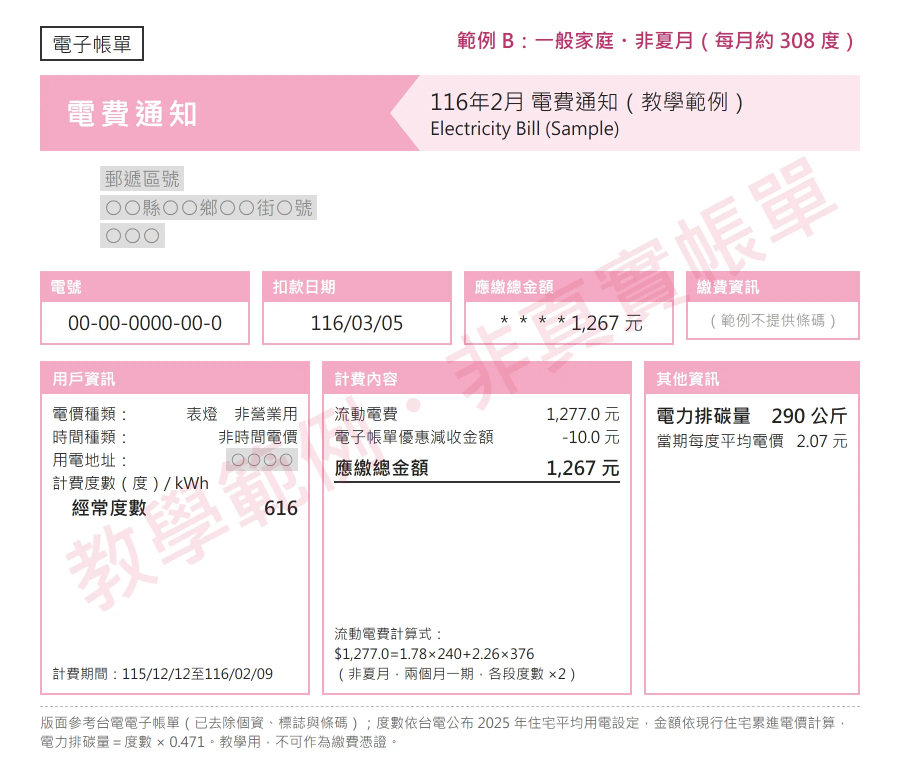
#> input picture hunt/bills/B.webp, 1800 x 1530 px, given in place of B.webp.png, which was not available (shown at 1/2 size)
$ python build_photos.py ../hunt/bills/B.webp
#> lines starting #> are read from the running program, lines starting #| are printed output that depends on the picture
# -*- coding: utf-8 -*-
"""把 _icon_trial/ 審過的原圖做成遊戲用照片：裁掉四周白邊、補成正方形、512px WebP，
存到 themes/save-power/images/<key>.webp。用法：python tools/build_photos.py key1 key2 ...（不給就處理 theme.js photos 裡的全部）
不呼叫 Vertex、不花錢。"""
import sys, re, pathlib
from PIL import Image, ImageChops

ROOT = pathlib.Path(__file__).resolve().parent.parent
SRC = ROOT / '_icon_trial'
DST = ROOT / 'themes' / 'save-power' / 'images'

def keys_from_theme():
    s = (ROOT / 'themes' / 'save-power' / 'theme.js').read_text(encoding='utf-8')
    m = re.search(r'photos:\s*\{([^}]*)\}', s)
    return re.findall(r'(\w+):\s*[\'"]', m.group(1)) if m else []

def build(key):
#> called with key = '../hunt/bills/B.webp'
    im = Image.open(SRC / f'{key}.png').convert('RGB')
#> im is the input picture: PIL image 1800x1530 RGB; mean R, G, B 247, 236.2, 240
    bg = Image.new('RGB', im.size, im.getpixel((4, 4)))
#> bg: PIL image 1800x1530 RGB; every value is 255
    box = ImageChops.difference(im, bg).convert('L').point(lambda v: 255 if v > 28 else 0).getbbox()
#> box = (80, 52, 1720, 1496)
    if box: im = im.crop(box)
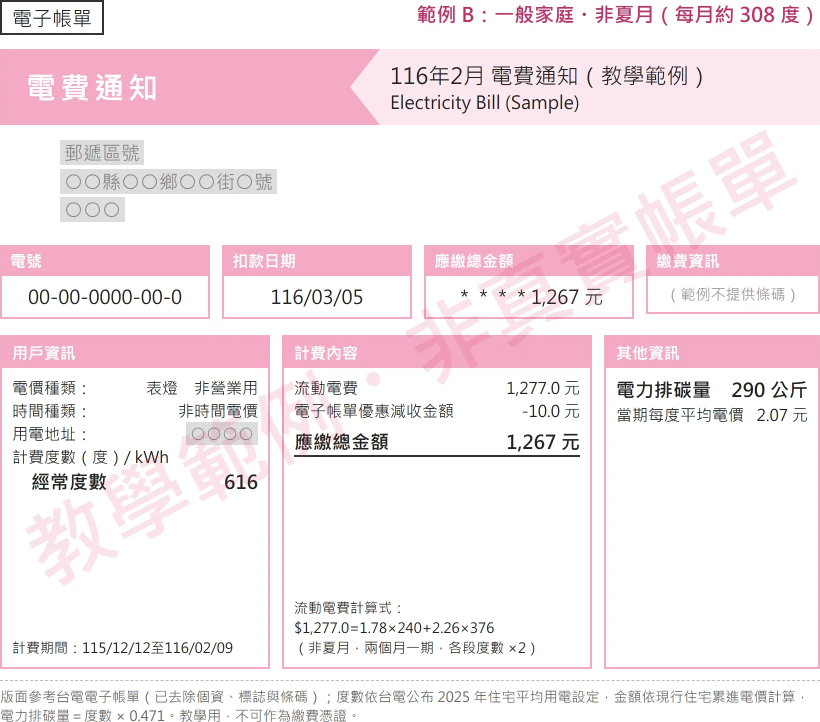
#> im: PIL image 1640x1444 RGB (shown at 1/2 size); mean R, G, B 245.7, 233.2, 237.5
    w, h = im.size; side = int(max(w, h) * 1.06)
#> after `w, h = im.size`: w = 1640; h = 1444
#> after `side = int(max(w, h) * 1.06)`: side = 1738
    sq = Image.new('RGB', (side, side), 'white'); sq.paste(im, ((side - w) // 2, (side - h) // 2))
#> after `sq = Image.new('RGB', (side, side), 'white')`: sq: PIL image 1738x1738 RGB; every value is 255
#> after `sq.paste(im, ((side - w) // 2, (side - h) // 2))`:
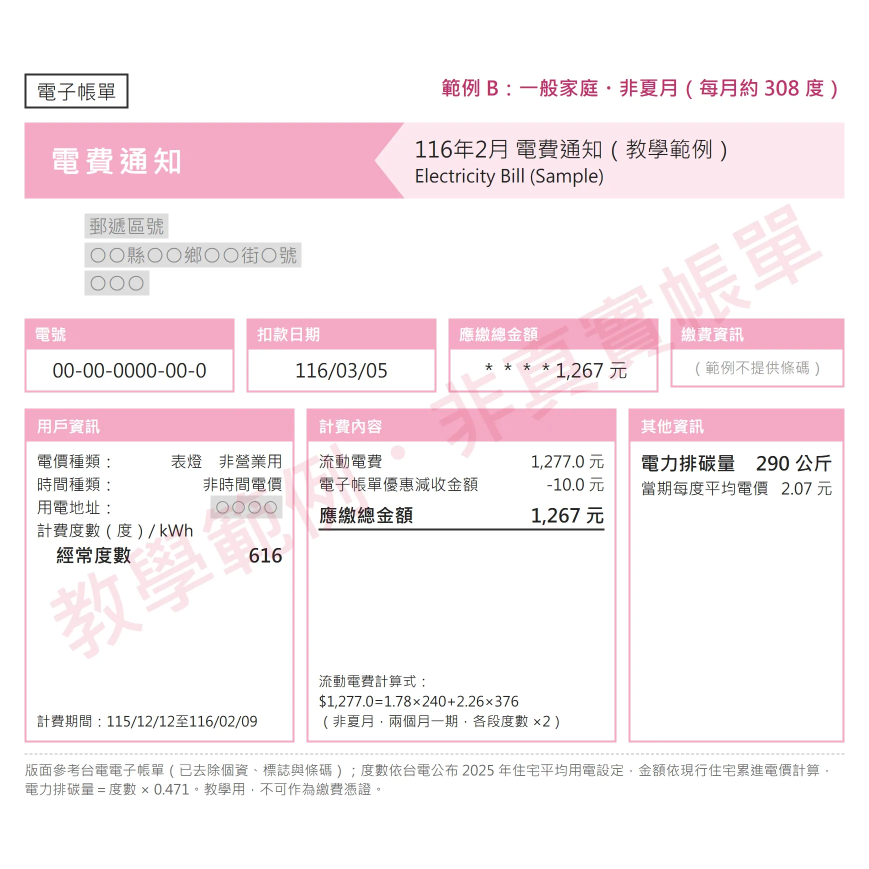
#> sq: PIL image 1738x1738 RGB (shown at 1/2 size); mean R, G, B 247.7, 237.9, 241.3
    out = DST / f'{key}.webp'
    sq.resize((512, 512), Image.LANCZOS).save(out, 'WEBP', quality=82)
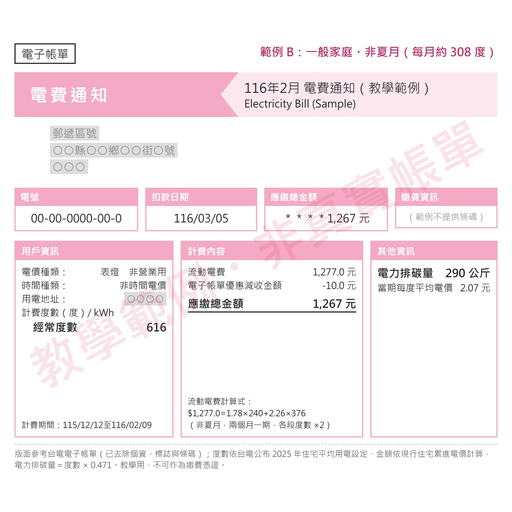
#> saved as B.webp.webp: PIL image 512x512 RGB; mean R, G, B 247.4, 237.5, 240.9
    return out

DST.mkdir(exist_ok=True)
total = 0
for k in (sys.argv[1:] or keys_from_theme()):
#> (the run stopped early here; a loop or call above may not have finished)

$ run again, on hunt/bills/B_mk.webp
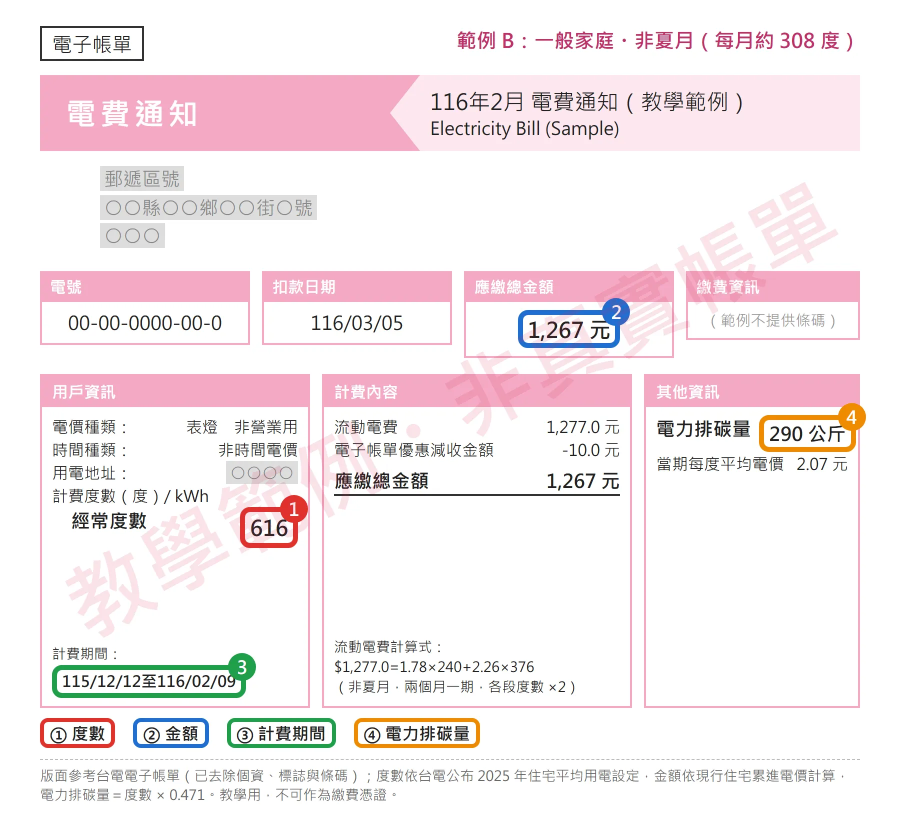
#> input picture hunt/bills/B_mk.webp, 1800 x 1636 px, given in place of B_mk.webp.png, which was not available (shown at 1/2 size)
#> in build, im is the input picture: PIL image 1800x1636 RGB; mean R, G, B 244.9, 234.9, 237.7
#> bg: PIL image 1800x1636 RGB; every value is 255
#> box = (80, 52, 1732, 1602)
#> in build, `if box: im = im.crop(box)`:
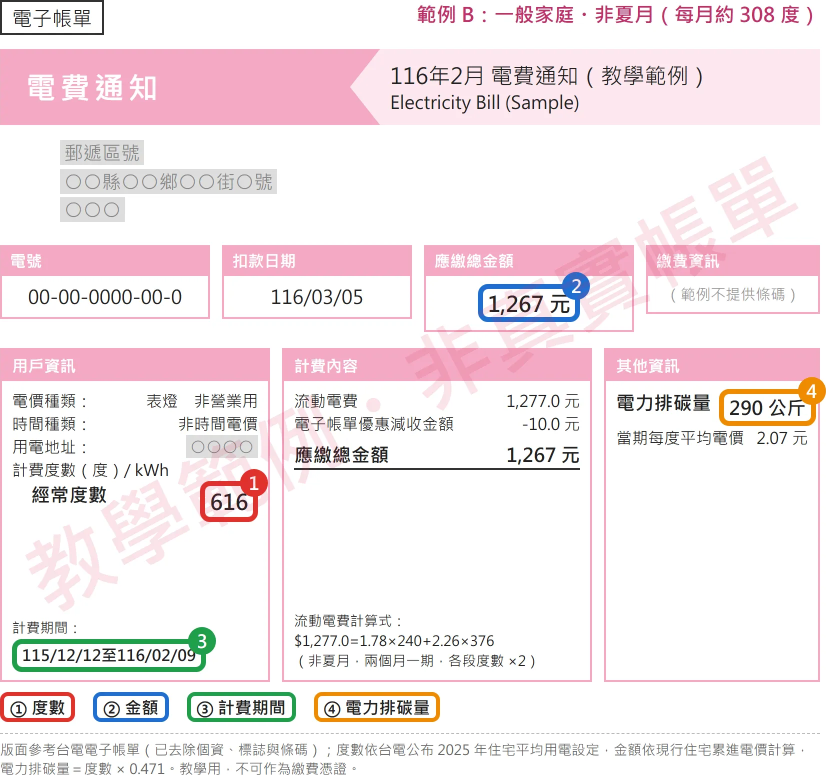
#> im: PIL image 1652x1550 RGB (shown at 1/2 size); mean R, G, B 243.4, 231.9, 235.1
#> sq: PIL image 1751x1751 RGB; every value is 255
#> in build, `sq.resize((512, 512), Image.LANCZOS).save(out, 'WEBP', quality=82)`:
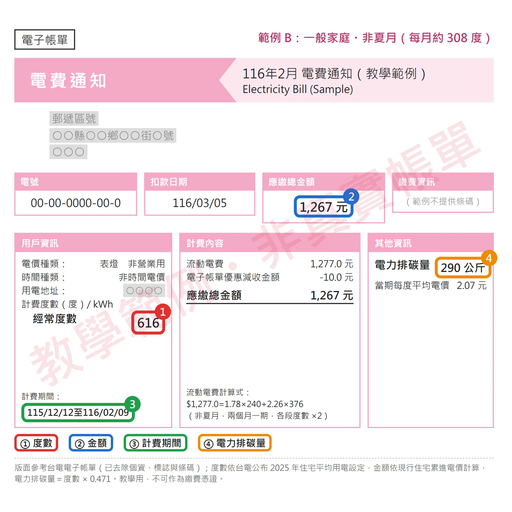
#> saved as B_mk.webp.webp: PIL image 512x512 RGB; mean R, G, B 244.9, 235.2, 238
